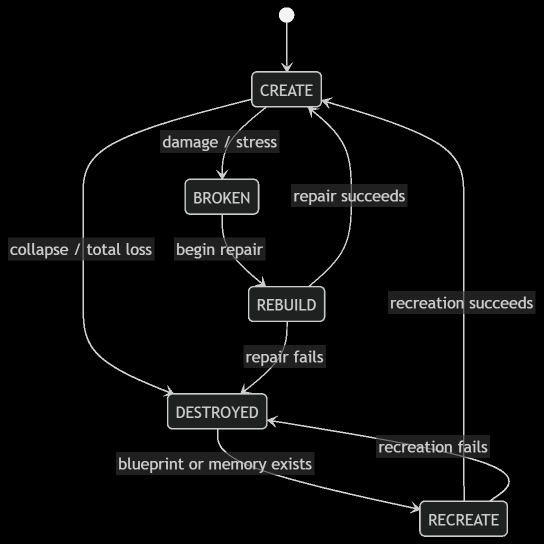
#> input picture firmware-codec-mvp/images/rebuild.png, 1087 x 1088 px, given in place of the camera (shown at 1/2 size)
$ python mmuko_camera_HYBRID.py
#> lines starting #> are read from the running program, lines starting #| are printed output that depends on the picture
"""
MMUKO Fluid Camera System - HYBRID MODE
Python + OpenCV with C DLL support OR pure Python fallback
Date: 2026-03-11 | OBINexus Constitutional Computing

HYBRID APPROACH:
- Tries to load C DLL (fast)
- Falls back to pure Python (slower but functional)
- Allows development without blocking on compiler issues
"""

import cv2
import numpy as np
import ctypes
import math
import sys
from ctypes import cdll, c_float, c_uint8, c_char_p, POINTER

# ============================================================================
# DRIFT LIBRARY WRAPPER - Handles both C DLL and Python fallback
# ============================================================================

class DriftLibraryCAccelerated:
    """C DLL implementation (fast)"""
    def __init__(self):
        self.dll = cdll.LoadLibrary('./drift_lib.dll')
        # Setup C function signatures
        self.dll.classify_drift.argtypes = [c_float, c_float, c_float]
        self.dll.classify_drift.restype = ctypes.c_int
        self.dll.get_color.argtypes = [ctypes.c_int, c_float, POINTER(c_uint8), POINTER(c_uint8), POINTER(c_uint8)]
        self.dll.get_color.restype = None
        self.dll.get_state_name.argtypes = [ctypes.c_int]
        self.dll.get_state_name.restype = c_char_p
        self._use_c = True

    def classify_drift(self, v_toward, v_ortho, threshold):
        return self.dll.classify_drift(c_float(v_toward), c_float(v_ortho), c_float(threshold))

    def get_color(self, state, intensity):
        r, g, b = c_uint8(), c_uint8(), c_uint8()
        self.dll.get_color(state, c_float(intensity), ctypes.byref(r), ctypes.byref(g), ctypes.byref(b))
        return (r.value, g.value, b.value)

    def get_state_name(self, state):
        return self.dll.get_state_name(state)


class DriftLibraryPythonFallback:
    """Pure Python implementation (slower but works without compiler)"""
    def __init__(self):
        self._use_c = False
        self.state_colors = {
            0: (255, 55, 0),      # Red (AWAY)
            1: (0, 102, 255),     # Blue (ORTHOGONAL)
            2: (80, 255, 40),     # Green (APPROACH)
            3: (0, 165, 255),     # Orange (STATIC)
            4: (0, 255, 255),     # Yellow (TRANSITION)
        }
        self.state_names = {
            0: b"RED (AWAY)",
            1: b"BLUE (ORTHOGONAL)",
            2: b"GREEN (APPROACH)",
            3: b"ORANGE (STATIC)",
            4: b"YELLOW (TRANSITION)",
        }

    def classify_drift(self, v_toward, v_ortho, threshold=0.5):
        """
        Classify motion state based on velocity vectors.

        States:
        0 - RED: Moving away (v_toward < -threshold)
        1 - BLUE: Orthogonal motion (|v_ortho| > |v_toward|)
        2 - GREEN: Moving toward (v_toward > threshold)
        3 - ORANGE: Static (both velocities small)
        4 - YELLOW: Transition (mixed motion)
        """
        abs_toward = abs(v_toward)
        abs_ortho = abs(v_ortho)

        if abs_toward < threshold and abs_ortho < threshold:
            return 3  # STATIC

        if abs_ortho > abs_toward * 1.5:
            return 1  # ORTHOGONAL

        if v_toward > threshold:
            return 2  # APPROACH
        elif v_toward < -threshold:
            return 0  # AWAY
        else:
            return 4  # TRANSITION

    def get_color(self, state, intensity):
        """Get RGB color with intensity modulation"""
        base_color = self.state_colors.get(state, (128, 128, 128))
        # Modulate intensity
        intensity = min(1.0, intensity)
        color = tuple(int(c * (0.5 + 0.5 * intensity)) for c in base_color)
        return color

    def get_state_name(self, state):
        """Get state name as bytes"""
        return self.state_names.get(state, b"UNKNOWN")


# Try to load C library, fall back to Python
def load_drift_library():
    """Load drift library with fallback to pure Python"""
    try:
        lib = DriftLibraryCAccelerated()
        print("[✓] Using C-accelerated drift_lib.dll (fast)")
        return lib, True
    except OSError as e:
        print(f"[!] C DLL not available: {e}")
        print("[*] Falling back to pure Python implementation")
        print("[*] Performance will be reduced (~50% slower)")
        lib = DriftLibraryPythonFallback()
        return lib, False

# Load library at module level
drift_lib, using_c = load_drift_library()

# State mapping (for display)
STATE_NAMES = {
    0: "RED (AWAY)",
    1: "BLUE (ORTHOGONAL)",
    2: "GREEN (APPROACH)",
    3: "ORANGE (STATIC)",
    4: "YELLOW (TRANSITION)"
}

STATE_COLORS_BGR = {
    0: (0, 55, 255),      # Red in BGR
    1: (255, 102, 0),     # Blue in BGR
    2: (40, 255, 80),     # Green in BGR
    3: (0, 165, 255),     # Orange in BGR
    4: (0, 255, 255),     # Yellow in BGR
}

# ============================================================================
# MMUKO CAMERA CLASS
# ============================================================================

class MMUKOCamera:
    def __init__(self, camera_id=0):
        self.cap = cv2.VideoCapture(camera_id, cv2.CAP_DSHOW)  # DirectShow for Windows
        if not self.cap.isOpened():
            raise RuntimeError(f"Cannot open camera {camera_id}")

        # Set resolution
        self.cap.set(cv2.CAP_PROP_FRAME_WIDTH, 1280)
        self.cap.set(cv2.CAP_PROP_FRAME_HEIGHT, 720)

        # Zoom properties
        self.zoom_level = 1.0
        self.max_zoom = 5.0

        # Optical flow setup
        self.prev_gray = None
        self.feature_params = dict(
            maxCorners=100,
            qualityLevel=0.3,
            minDistance=7,
            blockSize=7
        )
        self.lk_params = dict(
            winSize=(15, 15),
            maxLevel=2,
            criteria=(cv2.TERM_CRITERIA_EPS | cv2.TERM_CRITERIA_COUNT, 10, 0.03)
        )

        # Observer position
        self.observer_x = 640
        self.observer_y = 360

        print("MMUKO Camera initialized")
        print("Controls: [Q]uit | [+/-] Zoom | [R]eset zoom | [S]ave frame")
        print(f"Library Mode: {'C Accelerated' if using_c else 'Pure Python (Fallback)'}")

    def set_optical_zoom(self, zoom_value):
        """Set optical zoom if camera supports CAP_PROP_ZOOM"""
        if self.cap.set(cv2.CAP_PROP_ZOOM, zoom_value):
            return True
        return False

    def apply_digital_zoom(self, frame, zoom):
        """Apply digital zoom by cropping and resizing"""
        if zoom <= 1.0:
            return frame

        h, w = frame.shape[:2]
        new_w = int(w / zoom)
        new_h = int(h / zoom)

        x1 = (w - new_w) // 2
        y1 = (h - new_h) // 2
        x2 = x1 + new_w
        y2 = y1 + new_h

        cropped = frame[y1:y2, x1:x2]
        zoomed = cv2.resize(cropped, (w, h), interpolation=cv2.INTER_LINEAR)

        return zoomed

    def compute_motion_vectors(self, frame):
        """Compute optical flow and return dominant motion vector"""
        gray = cv2.cvtColor(frame, cv2.COLOR_BGR2GRAY)

        if self.prev_gray is None:
            self.prev_gray = gray
            return 0.0, 0.0, 0.0

        # Detect features
        p0 = cv2.goodFeaturesToTrack(self.prev_gray, mask=None, **self.feature_params)

        if p0 is None:
            self.prev_gray = gray
            return 0.0, 0.0, 0.0

        # Calculate optical flow
        p1, st, err = cv2.calcOpticalFlowPyrLK(self.prev_gray, gray, p0, None, **self.lk_params)

        if p1 is None or st is None:
            self.prev_gray = gray
            return 0.0, 0.0, 0.0

        # Select good points
        good_new = p1[st == 1]
        good_old = p0[st == 1]

        # Compute average motion vector
        motions = good_new - good_old
        if len(motions) == 0:
            self.prev_gray = gray
            return 0.0, 0.0, 0.0

        avg_motion = np.mean(motions, axis=0)
        dx, dy = avg_motion[0], avg_motion[1]

        # Convert to toward/away/orthogonal
        entity_x = np.mean(good_new[:, 0])
        entity_y = np.mean(good_new[:, 1])

        to_observer_x = self.observer_x - entity_x
        to_observer_y = self.observer_y - entity_y

        # Normalize
        dist = math.sqrt(to_observer_x**2 + to_observer_y**2)
        if dist > 0:
            to_observer_x /= dist
            to_observer_y /= dist

        # Project motion onto toward/away axis
        velocity_toward = -(dx * to_observer_x + dy * to_observer_y)
        velocity_ortho = abs(dx * (-to_observer_y) + dy * to_observer_x)

        # Scale by zoom level
        velocity_toward *= self.zoom_level
        velocity_ortho *= self.zoom_level

        self.prev_gray = gray

        return velocity_toward, velocity_ortho, len(good_new)

    def classify_and_color(self, v_toward, v_ortho, threshold=0.5):
        """Call drift library to classify motion"""
        state = drift_lib.classify_drift(v_toward, v_ortho, threshold)

        intensity = min(1.0, abs(v_toward) + abs(v_ortho))
        color_rgb = drift_lib.get_color(state, intensity)

        return state, color_rgb

    def draw_hud(self, frame, state, color_rgb, v_toward, v_ortho, feature_count):
        """Draw heads-up display with color state"""
        h, w = frame.shape[:2]

        # Get BGR color
        color_bgr = STATE_COLORS_BGR.get(state, (128, 128, 128))

        # Fill border with state color
        border_thickness = 20
        cv2.rectangle(frame, (0, 0), (w, h), color_bgr, border_thickness)

        # State text
        state_name = STATE_NAMES.get(state, "UNKNOWN")
        cv2.putText(frame, f"STATE: {state_name}", (30, 50),
                   cv2.FONT_HERSHEY_SIMPLEX, 1, color_bgr, 3)

        # Motion vectors
        cv2.putText(frame, f"Toward: {v_toward:+.2f}", (30, 100),
                   cv2.FONT_HERSHEY_SIMPLEX, 0.7, (255, 255, 255), 2)
        cv2.putText(frame, f"Ortho:  {v_ortho:+.2f}", (30, 140),
                   cv2.FONT_HERSHEY_SIMPLEX, 0.7, (255, 255, 255), 2)
        cv2.putText(frame, f"Features: {feature_count}", (30, 180),
                   cv2.FONT_HERSHEY_SIMPLEX, 0.7, (255, 255, 255), 2)
        cv2.putText(frame, f"Zoom: {self.zoom_level:.1f}x", (30, 220),
                   cv2.FONT_HERSHEY_SIMPLEX, 0.7, (255, 255, 255), 2)

        # Library mode indicator
        lib_mode = "C-Accel" if using_c else "Py-Fallback"
        cv2.putText(frame, f"Mode: {lib_mode}", (30, 260),
                   cv2.FONT_HERSHEY_SIMPLEX, 0.6, (200, 200, 200), 2)

        # Draw observer crosshair
        cx, cy = w // 2, h // 2
        cv2.drawMarker(frame, (cx, cy), (0, 255, 0), cv2.MARKER_CROSS, 40, 2)

        # Color swatch
        cv2.rectangle(frame, (w-150, 30), (w-30, 90), color_bgr, -1)
        cv2.rectangle(frame, (w-150, 30), (w-30, 90), (255, 255, 255), 2)

        return frame

    def run(self):
        """Main loop"""
        print("\nStarting MMUKO Fluid Camera...")
        print("Waiting for motion...")

        while True:
            ret, frame = self.cap.read()
#> frame is the input picture: shape (1088, 1087, 3); mean B, G, R 10.5, 10.5, 10.4
            if not ret:
                print("Camera error")
                break

            # Apply digital zoom
            display_frame = self.apply_digital_zoom(frame, self.zoom_level)

            # Compute motion
            v_toward, v_ortho, feature_count = self.compute_motion_vectors(display_frame)
#> v_toward = 0; v_ortho = 0; feature_count = 0

            # Classify
            state, color_rgb = self.classify_and_color(v_toward, v_ortho)
#> in classify_and_color, `state = drift_lib.classify_drift(v_toward, v_ortho, threshold)`: state = 3
#> in classify_and_color, `intensity = min(1.0, abs(v_toward) + abs(v_ortho))`: intensity = 0
#> in get_color, `base_color = self.state_colors.get(state, (128, 128, 128))`: base_color = (0, 165, 255)
#> in get_color, `intensity = min(1.0, intensity)`: intensity = 0
#> in get_color, `color = tuple(int(c * (0.5 + 0.5 * intensity)) for c in base_color)`: color = (0, 82, 127)
#> state = 3; color_rgb = (0, 82, 127)

            # Draw HUD
            display_frame = self.draw_hud(display_frame, state, color_rgb,
                                         v_toward, v_ortho, feature_count)
#> in draw_hud, `color_bgr = STATE_COLORS_BGR.get(state, (128, 128, 128))`: color_bgr = (0, 165, 255)
#> in draw_hud, `state_name = STATE_NAMES.get(state, "UNKNOWN")`: state_name = 'ORANGE (STATIC)'
#> in draw_hud, `cv2.drawMarker(frame, (cx, cy), (0, 255, 0), cv2.MARKER_CROSS, 40, 2)`: frame: shape (1088, 1087, 3); mean B, G, R 11.5, 18.5, 22.2
#> in draw_hud, `cv2.rectangle(frame, (w-150, 30), (w-30, 90), (255, 255, 255), 2)`:
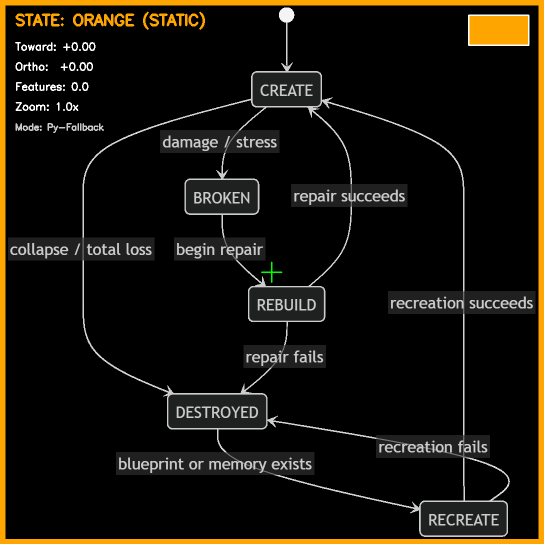
#> frame: shape (1088, 1087, 3) (shown at 1/2 size); mean B, G, R 11.7, 19.6, 23.9

            # Show
            cv2.imshow('MMUKO Fluid - OBINexus', display_frame)

            # Key handling
            key = cv2.waitKey(1) & 0xFF
#> (key q is pressed here)

            if key == ord('q') or key == 27:
                break
            elif key == ord('+') or key == ord('='):
                self.zoom_level = min(self.max_zoom, self.zoom_level + 0.5)
                print(f"Zoom: {self.zoom_level:.1f}x")
            elif key == ord('-'):
                self.zoom_level = max(1.0, self.zoom_level - 0.5)
                print(f"Zoom: {self.zoom_level:.1f}x")
            elif key == ord('r'):
                self.zoom_level = 1.0
                print("Zoom reset")
            elif key == ord('s'):
                filename = f"mmuko_capture_{cv2.getTickCount()}.png"
                cv2.imwrite(filename, display_frame)
                print(f"Saved: {filename}")

        self.shutdown()

    def shutdown(self):
        self.cap.release()
        cv2.destroyAllWindows()
        print("MMUKO Camera shutdown")

if __name__ == "__main__":
    try:
        cam = MMUKOCamera(0)  # Use default camera
        cam.run()
    except Exception as e:
        print(f"Error: {e}")
        import traceback
        traceback.print_exc()

$ run again, on firmware-codec-mvp/images/renew.png
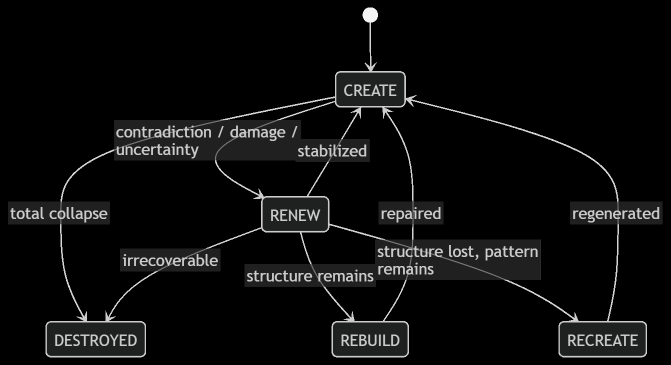
#> input picture firmware-codec-mvp/images/renew.png, 1341 x 730 px, given in place of the camera (shown at 1/2 size)
#> in run, frame is the input picture: shape (730, 1341, 3); mean B, G, R 13, 13, 12.9
#> v_toward = 0
#> in classify_and_color, `state = drift_lib.classify_drift(v_toward, v_ortho, threshold)`: state = 3
#> in classify_and_color, `intensity = min(1.0, abs(v_toward) + abs(v_ortho))`: intensity = 0
#> base_color = (0, 165, 255)
#> in get_color, `intensity = min(1.0, intensity)`: intensity = 0
#> color = (0, 82, 127)
#> in run, `state, color_rgb = self.classify_and_color(v_toward, v_ortho)`: state = 3; color_rgb = (0, 82, 127)
#> color_bgr = (0, 165, 255)
#> state_name = 'ORANGE (STATIC)'
#> in draw_hud, `cv2.rectangle(frame, (w-150, 30), (w-30, 90), (255, 255, 255), 2)`:
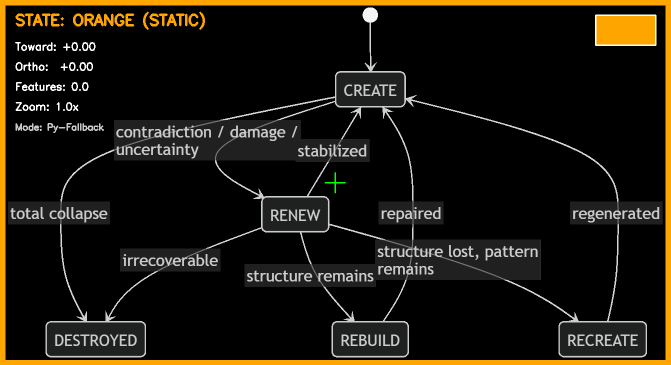
#> frame: shape (730, 1341, 3) (shown at 1/2 size); mean B, G, R 14.5, 23.7, 28.6

$ run again, on firmware-codec-mvp/images/repair.png
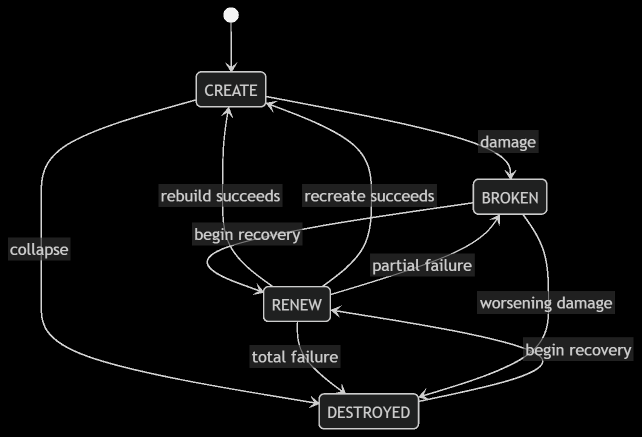
#> input picture firmware-codec-mvp/images/repair.png, 1284 x 874 px, given in place of the camera (shown at 1/2 size)
#> in run, frame is the input picture: shape (874, 1284, 3); mean B, G, R 10.7, 10.7, 10.6
#> v_toward = 0
#> in classify_and_color, `state = drift_lib.classify_drift(v_toward, v_ortho, threshold)`: state = 3
#> in classify_and_color, `intensity = min(1.0, abs(v_toward) + abs(v_ortho))`: intensity = 0
#> base_color = (0, 165, 255)
#> in get_color, `intensity = min(1.0, intensity)`: intensity = 0
#> color = (0, 82, 127)
#> in run, `state, color_rgb = self.classify_and_color(v_toward, v_ortho)`: state = 3; color_rgb = (0, 82, 127)
#> color_bgr = (0, 165, 255)
#> state_name = 'ORANGE (STATIC)'
#> in draw_hud, `cv2.rectangle(frame, (w-150, 30), (w-30, 90), (255, 255, 255), 2)`:
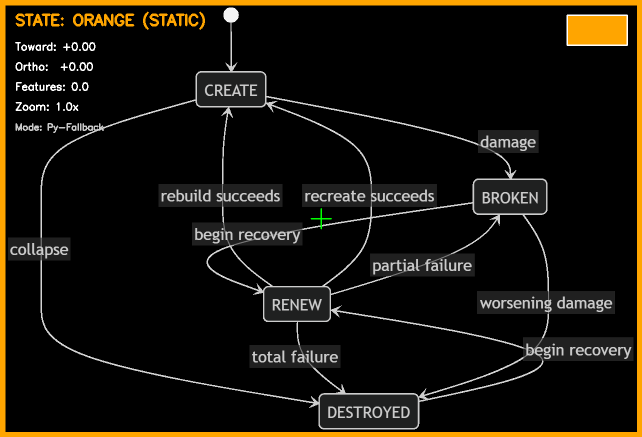
#> frame: shape (874, 1284, 3) (shown at 1/2 size); mean B, G, R 11.9, 20.3, 24.7
